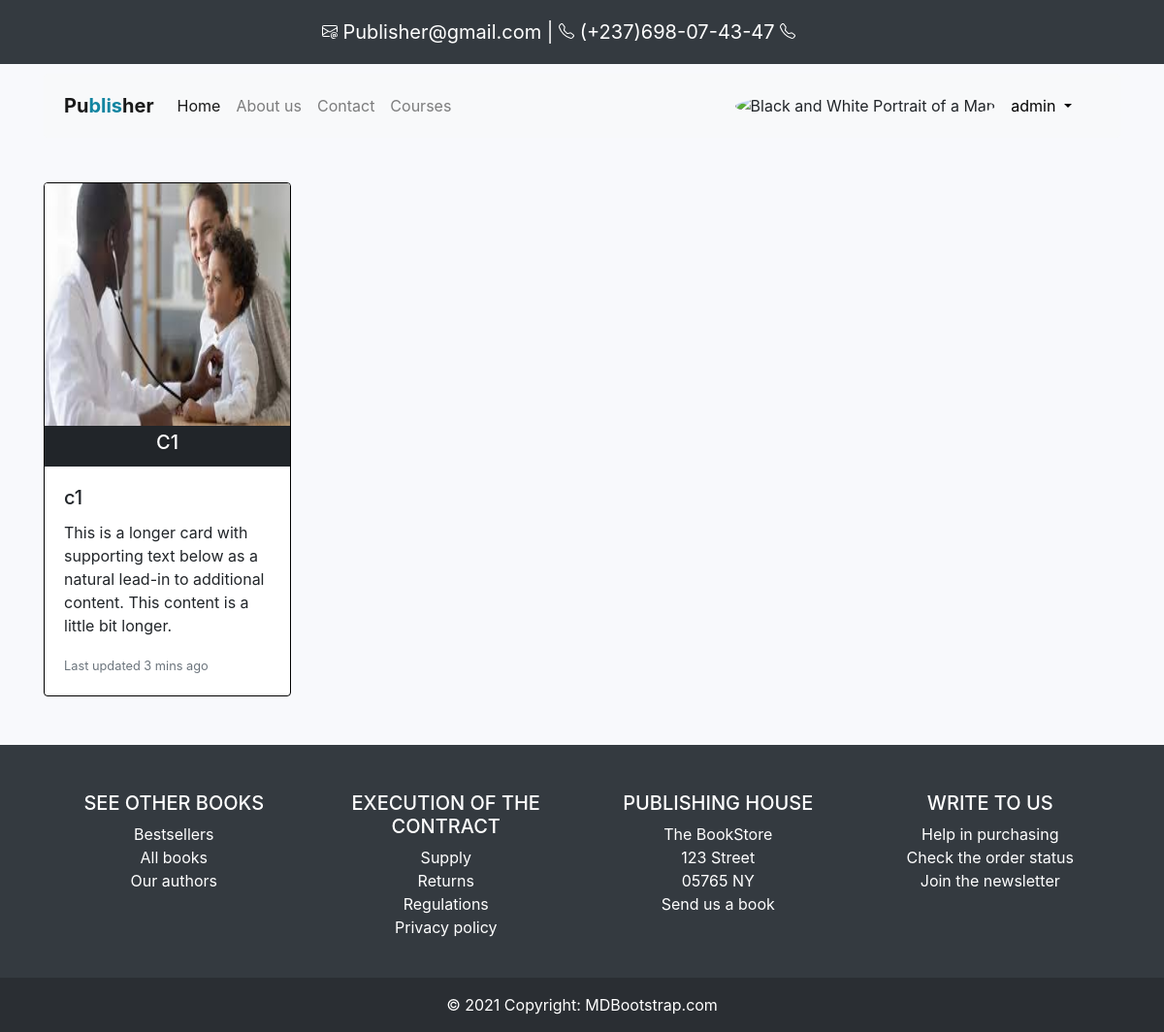
The page /course/s1 (signed in) on the database its author committed.
### courses/models.py (models this page shows, shortened)
class Course(models.Model):
    owner = models.ForeignKey(User, related_name='courses_created', on_delete=models.CASCADE)
    subject = models.ForeignKey(Subject, on_delete=models.CASCADE, related_name='course')
    course_id = models.CharField(unique=True, max_length= 40)
    name = models.CharField(max_length=100)
    slug = models.SlugField(max_length=200, unique=True)
    image = models.ImageField(upload_to=rename_image_course, blank= True)
    description = models.TextField(max_length=500 )
    created = models.DateTimeField(auto_now_add=True)

### courses/views.py (the view)
# urls.py: path('<slug:slug>',CourseListView.as_view(), name="courselist"),
class CourseListView(DetailView): # car chq suject est lier a un cour
    context_object_name = 'subject' #(ie on peut utiliser Subject au lieu de Cour )
    model = Subject
    template_name = 'courses/subject_detail.html'

### courses/templates/courses/subject_detail.html (shortened to what this page needs)
{% extends 'bases.html' %}
{%load static%}
{%block content %}
    <div class="container">
        <link rel="stylesheet" href="{% static 'css1.css' %}">
        <div class="row" >
            {%for course in subject.course.all%}
                <div class="col-md-3 " style="margin-top: 30px; margin-bottom: 50px;">
                        <div class="card cardre" style="border: 1px solid black;">
                            <a href="{% url 'courses:modulelist' slug=course.slug subject=subject.slug %}">
                                {%if course.image%}
                                    <img class="card-img-top subImg" src="{{course.image.url}}" alt="Lights" style="width:100%; height: 250px;">
                                {%endif%}
                                <div class="title" style="width: 100%; color: #000000; background: #212529; text-transform: uppercase; padding: 5px; text-align: center;">
                                    <h5 class="subTitle" style="color: #000000;">
                                        <a href="{% url 'courses:modulelist' slug=course.slug subject=subject.slug %}" style="text-decoration: none; color: white;">{{course.name}}</a>
                                    </h5>
                                </div>
                                <div class="card-body">
                                    <a href="" style="text-decoration: none;">
                                        <h5 class="card-title" style="color: #212529;">{{course.name}}</h5>
                                    </a>
                                    <p class="card-text">This is a longer card with supporting text below as a natural lead-in to additional content. This content is a little bit longer.</p>
                                    <p class="card-text"><small class="text-muted">Last updated 3 mins ago</small></p>
                                </div>
                            </a>
                          </div>
                </div>
            {%endfor%}
        </div>
    </div>
{% endblock%}

### students/templates/bases.html (shortened to what this page needs)
{%load static%}
<!DOCTYPE html>
<html lang="en">
<head>
    <link rel="stylesheet" href="https://cdn.jsdelivr.net/npm/bootstrap@4.0.0/dist/css/bootstrap.min.css">
    <link rel="stylesheet" href="{% static 'css2.css' %}">
</head>
<body>
  <header>
    <nav class="navbar navbar-dark bg-dark">
      <div class="container-fluid">
          <a class="navbar-brand" href="#">
            <div class="navbar-brand">
               Publisher@gmail.com |
               (+237)698-07-43-47
            </div>
          </a>
          <li class="navbar-brand">
          </li>
      </div>
    </nav>
  </header>
  <div class="container">
        <div class="row">
            <div class="col-md-12" >
                <nav class="navbar navbar-expand-lg  bg-primary alert  navbar-light bg-light" style="background-color: rgb(52, 52, 67); margin-top: 10px;">
                    <div class="collapse navbar-collapse" id="navbarNav">
                      <a class="navbar-brand" href="{%url 'welcome'%}" style="font-weight: bold; font-size: 20px;">
                        Pu<span style="color: rgb(18, 133, 161);">blis</span>her
                      </a>
                      <ul class="navbar-nav">
                        <li class="nav-item active">
                          <a class="nav-link" href="{%url 'welcome'%}">Home <span class="sr-only">(current)</span></a>
                        </li>
                        <li class="nav-item">
                          <a class="nav-link" href="#">About us</a>
                        </li>
                        <li class="nav-item">
                          <a class="nav-link" href="#">Contact</a>
                        </li>
                        <li class="nav-item">
                         <a class="nav-link" href="{% url 'courses:subjectlist' %}">Courses</a>
                        </li>
                      </ul>
                    </div>
                    <div class="d-flex align-items-center">
                      {%if request.user.is_authenticated%}
                          <img
                          src="https://mdbcdn.b-cdn.net/img/new/avatars/2.webp"
                          class="rounded-circle"
                          height="25"
                          alt="Black and White Portrait of a Man"
                          loading="lazy"
                        />
                        <div class="dropdown" style="margin-right: 13px;">
                          <a class="nav-link dropdown-toggle" href="#" role="button" id="deroulanta" data-toggle="dropdown" aria-haspopup="true" aria-expanded="false" style="text-decoration: none; color: black;">{{request.user.username}} </a>
                        </div>
                      {%endif%}
                    </div>
                </nav>
            </div>
        </div>
    </div>
    {% block content %}
    {% endblock %}
</body>
<footer class="bg-dark text-center text-lg-start text-white" style="">
  <div class="container p-4">
    <div class="row mt-4">
      <div class="col-lg-3 col-md-6 mb-4 mb-md-0">
        <h5 class="text-uppercase">See other books</h5>
        <ul class="list-unstyled mb-0">
          <li>
            <a href="#!" class="text-white">Bestsellers</a>
          </li>
          <li>
            <a href="#!" class="text-white">All books</a>
          </li>
          <li>
            <a href="#!" class="text-white">Our authors</a>
          </li>
        </ul>
      </div>
      <div class="col-lg-3 col-md-6 mb-4 mb-md-0">
        <h5 class="text-uppercase">Execution of the contract</h5>
        <ul class="list-unstyled">
          <li>
            <a href="#!" class="text-white">Supply</a>
          </li>
          <li>
            <a href="#!" class="text-white">Returns</a>
          </li>
          <li>
            <a href="#!" class="text-white">Regulations</a>
          </li>
          <li>
            <a href="#!" class="text-white">Privacy policy</a>
          </li>
        </ul>
      </div>
      <div class="col-lg-3 col-md-6 mb-4 mb-md-0">
        <h5 class="text-uppercase">Publishing house</h5>
        <ul class="list-unstyled">
          <li>
            <a href="#!" class="text-white">The BookStore</a>
          </li>
          <li>
            <a href="#!" class="text-white">123 Street</a>
          </li>
          <li>
            <a href="#!" class="text-white">05765 NY</a>
          </li>
          <li>
            <a href="#!" class="text-white">Send us a book</a>
          </li>
        </ul>
      </div>
      <div class="col-lg-3 col-md-6 mb-4 mb-md-0">
        <h5 class="text-uppercase">Write to us</h5>
        <ul class="list-unstyled">
          <li>
            <a href="#!" class="text-white">Help in purchasing</a>
          </li>
          <li>
            <a href="#!" class="text-white">Check the order status</a>
          </li>
          <li>
            <a href="#!" class="text-white">Join the newsletter</a>
          </li>
        </ul>
      </div>
    </div>
  </div>
  <div class="text-center p-3" style="background-color: rgba(0, 0, 0, 0.2)">
    © 2021 Copyright:
    <a class="text-white" href="https://mdbootstrap.com/">MDBootstrap.com</a>
  </div>
</footer>
</html>

### students/static/css2.css (style rules this page uses)
body { background-color: rgb(248, 249, 252); }

### rows shown on the page
Course: image (picture), name "C1", name "c1"

### other values the page prints
{{ request.user.username }} "admin"
